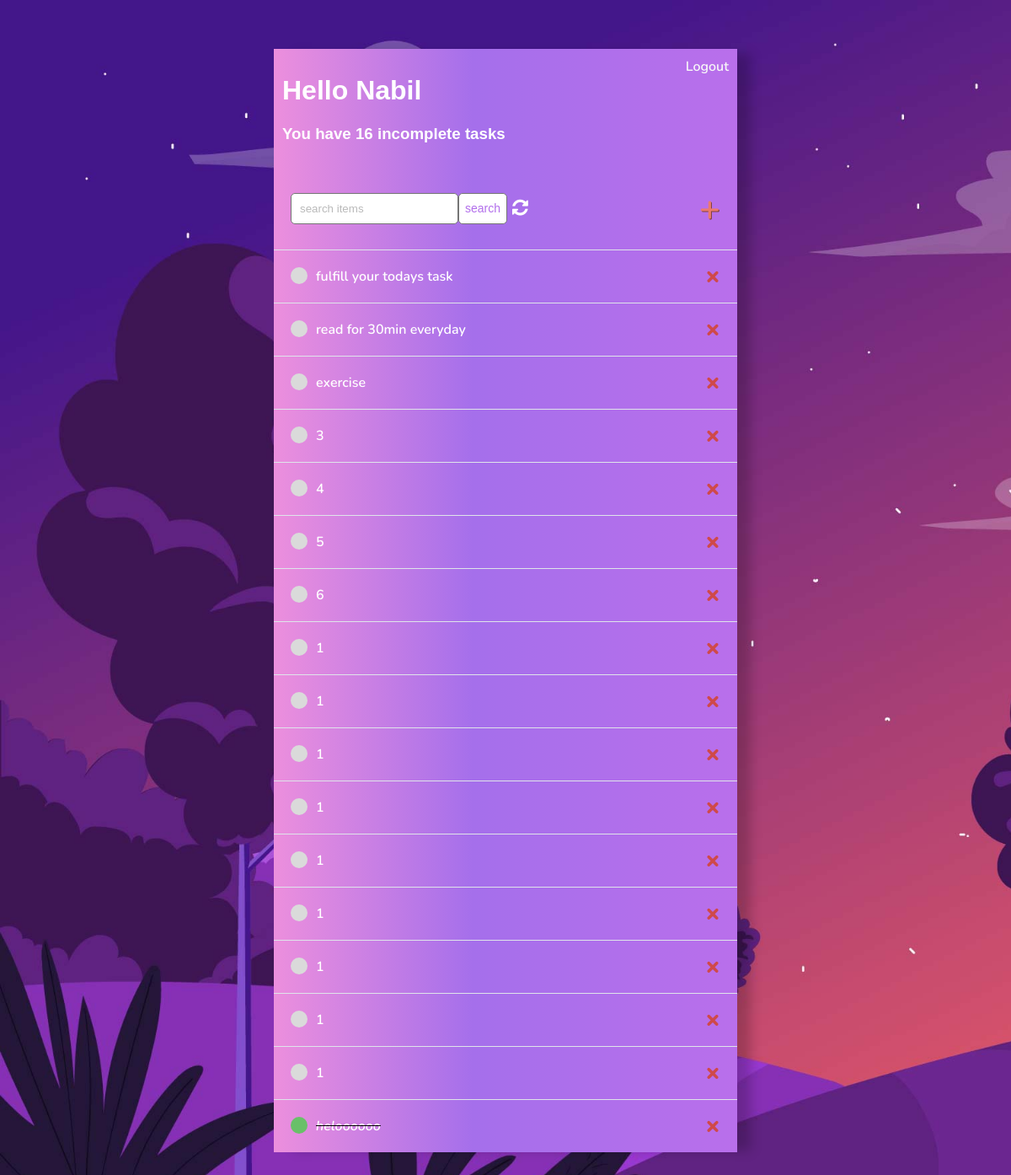
The app's page / (signed in) with its own data.
### base/models.py (models this page shows)
class Task(models.Model):
    user = models.ForeignKey(User, on_delete=CASCADE, null=True, blank=True)
    title = models.CharField(max_length=100)
    description = models.TextField(null=True, blank=True)
    complete = models.BooleanField(default=False)
    created = models.DateTimeField(auto_now_add=True)
    def __str__(self):
        return self.title
    class Meta:
        ordering = ['complete']

### base/views.py (the view)
# urls.py: path('', TaskList.as_view(), name='tasks'),
class TaskList(LoginRequiredMixin, ListView):
    model = Task
    context_object_name = 'all_task'
    def get_context_data(self, **kwargs):
        context = super().get_context_data(**kwargs)
        context['all_task'] = context['all_task'].filter(user=self.request.user)
        context['count'] = context['all_task'].filter(complete=False).count()
        search_input = self.request.GET.get('search-area') or ''
        if search_input:
            context['all_task'] = context['all_task'].filter(title__icontains=search_input)
        context['search_input'] = search_input
        return context

### base/templates/base/task_list.html (shortened to what this page needs)
<!DOCTYPE html>
<html lang="en">
<head>
    <link rel="stylesheet" href="https://cdnjs.cloudflare.com/ajax/libs/font-awesome/4.7.0/css/font-awesome.min.css">
</head>
<body>
{% extends 'base/main.html' %}
{% block content %}
    <div class="header-bar">
        <div>
            <h1>Hello {{request.user|title}}</h1>
            <h3> You have {{count}} incomplete task{{ count|pluralize:"s" }} </h3>
        </div>
        {% if request.user.is_authenticated %}
        <a href="logout">Logout</a>
        {% else %}
        <a href="{% url 'login' %}">Login</a>
        {% endif %}
    </div>
    <div id="search-add-wrapper">
        <form class="task-list-form" method="get">
            <input type="text" name="search-area" value='{{search_input}}' placeholder="search items">
            <input class="button" type="submit" value="search">
            <a href="{% url 'tasks' %}"><i class="fa fa-refresh" style="font-size:22px; padding:6px"></i></a>
        </form>
        <a id="add-link" href="{% url 'task-create' %}">&#x2b;</a>
    </div>
    <div class="task-items-wrapper">
        {% for task in all_task %}
        <div class="task-wrapper">
            {% if task.complete %}
            <div class="task-title">
                <div class="task-complete-icon"></div>
                <i><s><a href="{% url 'task-update' task.id %}">{{task}}</s></a></i>
            </div>
            <a class="delete-link" href={% url 'task-delete' task.id %}>&#215;</a>
            {% else %}
            <div class="task-title">
                <div class="task-incomplete-icon"></div>
                <a href="{% url 'task-update' task.id %}">{{task}}</a>
            </div>
            <a class="delete-link" href={% url 'task-delete' task.id %}>&#215;</a>
            {% endif %}
        </div>
        {% empty %}
        <h3>No items available</h3>
        {% endfor %}
    </div>
</body>
</html>
{% endblock content %}

### base/templates/base/main.html (shortened to what this page needs)
{% load static %}
<!DOCTYPE html>
<html lang="en">
<head>
</head>
<body>
    <div class="container">
        {% block content %} {% endblock content %}
</body>
</html>

### records on screen
Task: title "fulfill your todays task"
Task: title "read for 30min everyday"
Task: title "exercise"
Task: title "3"
Task: title "4"
Task: title "5"
Task: title "6"
Task: title "1"
Task: title "1"
Task: title "1"
Task: title "1"
Task: title "1"
Task: title "1"
Task: title "1"
Task: title "1"
Task: title "1"
Task: title "heloooooo"

### other values on screen
{{ request.user|title }} "Nabil"
{{ count }} "16"
